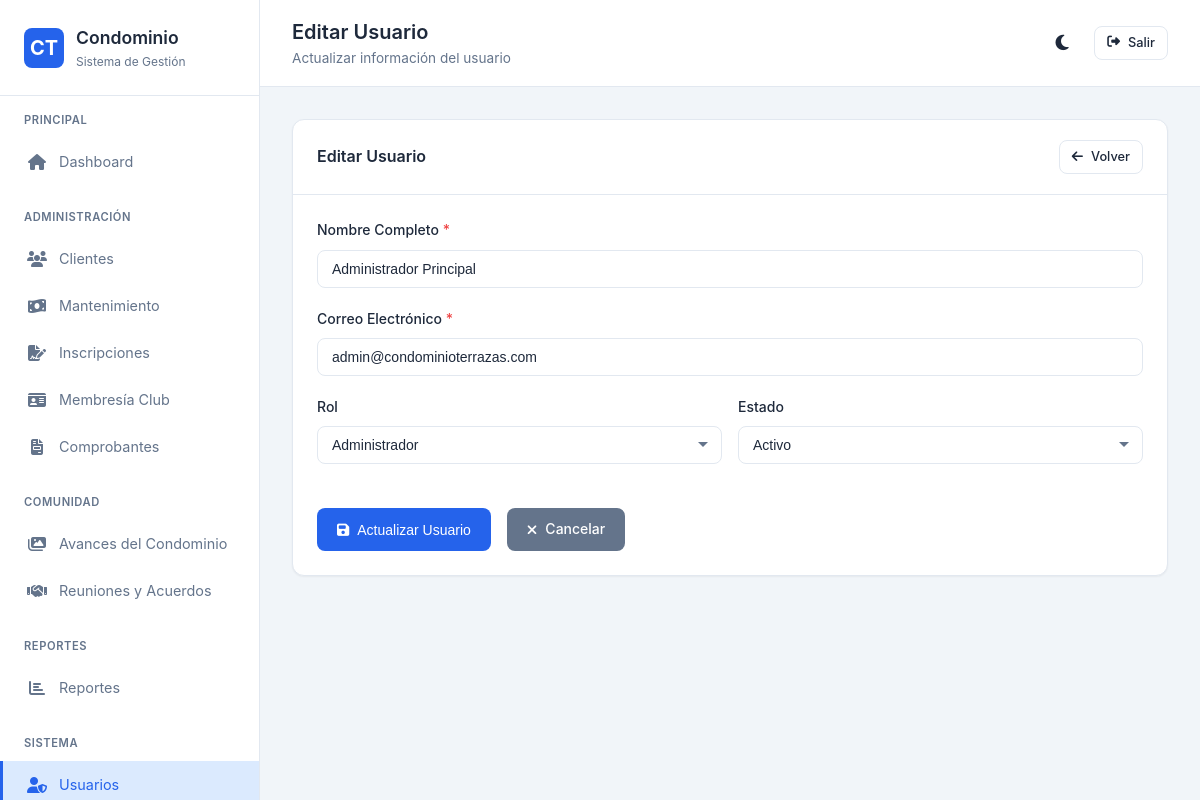
Page /controllers/usuario_controller.php?accion=editar&id=1 (signed in) on the committed database.
### tables this page shows
CREATE TABLE IF NOT EXISTS usuarios (
    id INT AUTO_INCREMENT PRIMARY KEY,
    nombre_completo VARCHAR(150) NOT NULL,
    correo VARCHAR(100) NOT NULL UNIQUE,
    password VARCHAR(255) NOT NULL,
    rol ENUM('administrador', 'cliente') NOT NULL DEFAULT 'cliente',
    cliente_id INT NULL,
    estado ENUM('activo', 'inactivo') NOT NULL DEFAULT 'activo',
    token_recuperacion VARCHAR(100) NULL,
    token_expiracion DATETIME NULL,
    fecha_creacion TIMESTAMP DEFAULT CURRENT_TIMESTAMP,
    fecha_actualizacion TIMESTAMP DEFAULT CURRENT_TIMESTAMP ON UPDATE CURRENT_TIMESTAMP,
    INDEX idx_correo (correo),
    INDEX idx_rol (rol),
    INDEX idx_estado (estado)
);

### config/database.php (called while the page is built, shortened)
<?php
class Database {
    private static $instance = null;
    private $connection;
    private function __construct() {
        try {
            $dsn = "mysql:host=" . DB_HOST . ";dbname=" . DB_NAME . ";charset=" . DB_CHARSET;
            $options = [
                PDO::ATTR_ERRMODE => PDO::ERRMODE_EXCEPTION,
                PDO::ATTR_DEFAULT_FETCH_MODE => PDO::FETCH_ASSOC,
                PDO::ATTR_EMULATE_PREPARES => false,
                PDO::ATTR_PERSISTENT => false
            ];
            $this->connection = new PDO($dsn, DB_USER, DB_PASS, $options);
        } catch (PDOException $e) {
            if (APP_ENV === 'development') {
                die("Error de conexión: " . $e->getMessage());
            } else {
                die("Error de conexión a la base de datos. Contacte al administrador.");
            }
        }
    }
    public static function getInstance() {
        if (self::$instance === null) {
            self::$instance = new self();
        }
        return self::$instance;
    }
    public function getConnection() {
        return $this->connection;
    }
}

### models/ModeloBase.php (called while the page is built, shortened)
<?php
class ModeloBase {
    protected $db;
    protected $tabla;
    protected $primaryKey = 'id';
    public function __construct() {
        $this->db = Database::getInstance()->getConnection();
    }
    public function obtenerPorId($id) {
        $sql = "SELECT * FROM {$this->tabla} WHERE {$this->primaryKey} = :id LIMIT 1";
        $stmt = $this->db->prepare($sql);
        $stmt->execute([':id' => $id]);
        return $stmt->fetch();
    }
}

### controllers/usuario_controller.php (the view, shortened to what this page needs)
<?php
$accion = $_GET['accion'] ?? 'listar';
$modelo_usuario = new Usuario();
switch ($accion) {
    case 'editar':
        editarUsuario();
        break;
}
    ?>
    <?php
function editarUsuario() {
    global $modelo_usuario;
    $id = intval($_GET['id'] ?? 0);
    $usuario = $modelo_usuario->obtenerPorId($id);
    ?>
    <div class="card">
        <div class="card-header">
            <h3>Editar Usuario</h3>
            <a href="<?php echo APP_URL; ?>/controllers/usuario_controller.php?accion=listar" class="btn btn-outline btn-sm">
                <i class="fas fa-arrow-left"></i> Volver
            </a>
        </div>
        <div class="card-body">
            <form method="POST" data-validate>
                <div class="form-group">
                    <label>Nombre Completo <span class="required">*</span></label>
                    <input type="text" name="nombre_completo" class="form-control" required
                           value="<?php echo $usuario['nombre_completo']; ?>">
                </div>
                <div class="form-group">
                    <label>Correo Electrónico <span class="required">*</span></label>
                    <input type="email" name="correo" class="form-control" required
                           value="<?php echo $usuario['correo']; ?>">
                </div>
                <div class="form-row">
                    <div class="form-group">
                        <label>Rol</label>
                        <select name="rol" class="form-control">
                            <option value="administrador" <?php echo $usuario['rol'] === 'administrador' ? 'selected' : ''; ?>>Administrador</option>
                        </select>
                    </div>
                    <div class="form-group">
                        <label>Estado</label>
                        <select name="estado" class="form-control">
                            <option value="activo" <?php echo $usuario['estado'] === 'activo' ? 'selected' : ''; ?>>Activo</option>
                        </select>
                    </div>
                </div>
                <div class="d-flex gap-2 mt-3">
                    <button type="submit" class="btn btn-primary">
                        <i class="fas fa-save"></i> Actualizar Usuario
                    </button>
                    <a href="<?php echo APP_URL; ?>/controllers/usuario_controller.php?accion=listar" class="btn btn-secondary">
                        <i class="fas fa-times"></i> Cancelar
                    </a>
                </div>
            </form>
        </div>
    </div>
    <?php
}

### assets/css/styles.css (style rules this page uses)
:root { --color-primario: #2563eb; --color-primario-oscuro: #1e40af; --color-primario-claro: #dbeafe; --color-secundario: #64748b; --color-exito: #10b981; --color-exito-claro: #d1fae5; --color-peligro: #ef4444; --color-peligro-claro: #fee2e2; --color-advertencia: #f59e0b; --color-advertencia-claro: #fef3c7; --color-info: #06b6d4; --color-info-claro: #cffafe; --color-fondo: #f1f5f9; --color-blanco: #ffffff; --color-texto: #1e293b; --color-texto-claro: #64748b; --color-borde: #e2e8f0; --sombra-sm: 0 1px 2px 0 rgba(0, 0, 0, 0.05); --sombra: 0 1px 3px 0 rgba(0, 0, 0, 0.1), 0 1px 2px -1px rgba(0, 0, 0, 0.1); --sombra-md: 0 4px 6px -1px rgba(0, 0, 0, 0.1), 0 2px 4px -2px rgba(0, 0, 0, 0.1); --sombra-lg: 0 10px 15px -3px rgba(0, 0, 0, 0.1), 0 4px 6px -4px rgba(0, 0, 0, 0.1); --radio-sm: 0.375rem; --radio: 0.5rem; --radio-lg: 0.75rem; --transicion: all 0.2s ease; }
* { margin: 0; padding: 0; box-sizing: border-box; }
body { font-family: 'Inter', -apple-system, BlinkMacSystemFont, 'Segoe UI', Roboto, 'Helvetica Neue', Arial, sans-serif; background-color: var(--color-fondo); color: var(--color-texto); line-height: 1.6; font-size: 14px; }
a { color: var(--color-primario); text-decoration: none; transition: var(--transicion); }
.card { background: var(--color-blanco); border-radius: var(--radio-lg); box-shadow: var(--sombra-sm); border: 1px solid var(--color-borde); }
.card-header { padding: 1.25rem 1.5rem; border-bottom: 1px solid var(--color-borde); display: flex; align-items: center; justify-content: space-between; }
.card-header h3 { font-size: 1rem; font-weight: 600; }
.card-body { padding: 1.5rem; }
.btn { display: inline-flex; align-items: center; justify-content: center; gap: 0.5rem; padding: 0.625rem 1.25rem; font-size: 0.875rem; font-weight: 500; border-radius: var(--radio); border: none; cursor: pointer; transition: var(--transicion); text-decoration: none; white-space: nowrap; }
.btn-primary { background: var(--color-primario); color: var(--color-blanco); }
.btn-secondary { background: var(--color-secundario); color: var(--color-blanco); }
.btn-outline { background: transparent; border: 1px solid var(--color-borde); color: var(--color-texto); }
.btn-sm { padding: 0.375rem 0.75rem; font-size: 0.8rem; }
.form-group { margin-bottom: 1.25rem; }
.form-group label { display: block; margin-bottom: 0.5rem; font-weight: 500; font-size: 0.875rem; color: var(--color-texto); }
.form-group label .required { color: var(--color-peligro); }
.form-control { width: 100%; padding: 0.625rem 0.875rem; font-size: 0.875rem; border: 1px solid var(--color-borde); border-radius: var(--radio); transition: var(--transicion); background: var(--color-blanco); color: var(--color-texto); }
.form-control::placeholder { color: var(--color-texto-claro); }
select.form-control { appearance: none; background-repeat: no-repeat; background-position: right 0.75rem center; padding-right: 2.5rem; }
.form-row { display: grid; grid-template-columns: repeat(auto-fit, minmax(200px, 1fr)); gap: 1rem; }
.d-flex { display: flex; }
.gap-2 { gap: 1rem; }
.mt-3 { margin-top: 1.5rem; }

### rows in the picture
usuarios: nombre_completo "Administrador Principal", correo "admin@condominioterrazas.com", rol "Administrador", estado "Activo"

### other values in the picture
$titulo "Editar Usuario"
$subtitulo "Actualizar información del usuario"
